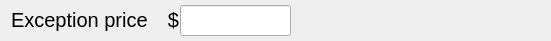
    <widget class="QWidget" name="gb2ExceptionPrice" native="true">
     <property name="geometry">
      <rect>
       <x>30</x>
       <y>336</y>
       <width>551</width>
       <height>41</height>
      </rect>
     </property>
     <property name="font">
      <font>
       <pointsize>15</pointsize>
      </font>
     </property>
     <widget class="QLabel" name="label_13">
      <property name="geometry">
       <rect>
        <x>11</x>
        <y>7</y>
        <width>141</width>
        <height>25</height>
       </rect>
      </property>
      <property name="font">
       <font>
        <pointsize>15</pointsize>
       </font>
      </property>
      <property name="text">
       <string>Exception price</string>
      </property>
     </widget>
     <widget class="hobart::numericLineEdit" name="le2ExceptionPrice">
      <property name="geometry">
       <rect>
        <x>180</x>
        <y>5</y>
        <width>111</width>
        <height>31</height>
       </rect>
      </property>
      <property name="font">
       <font>
        <pointsize>19</pointsize>
       </font>
      </property>
      <property name="text">
       <string notr="true"/>
      </property>
     </widget>
     <widget class="QLabel" name="lbl2CurrencySymbolExceptionPrice">
      <property name="geometry">
       <rect>
        <x>158</x>
        <y>5</y>
        <width>21</width>
        <height>29</height>
       </rect>
      </property>
      <property name="font">
       <font>
        <pointsize>15</pointsize>
       </font>
      </property>
      <property name="text">
       <string notr="true">$</string>
      </property>
      <property name="alignment">
       <set>Qt::AlignRight|Qt::AlignTrailing|Qt::AlignVCenter</set>
      </property>
     </widget>
    </widget>
